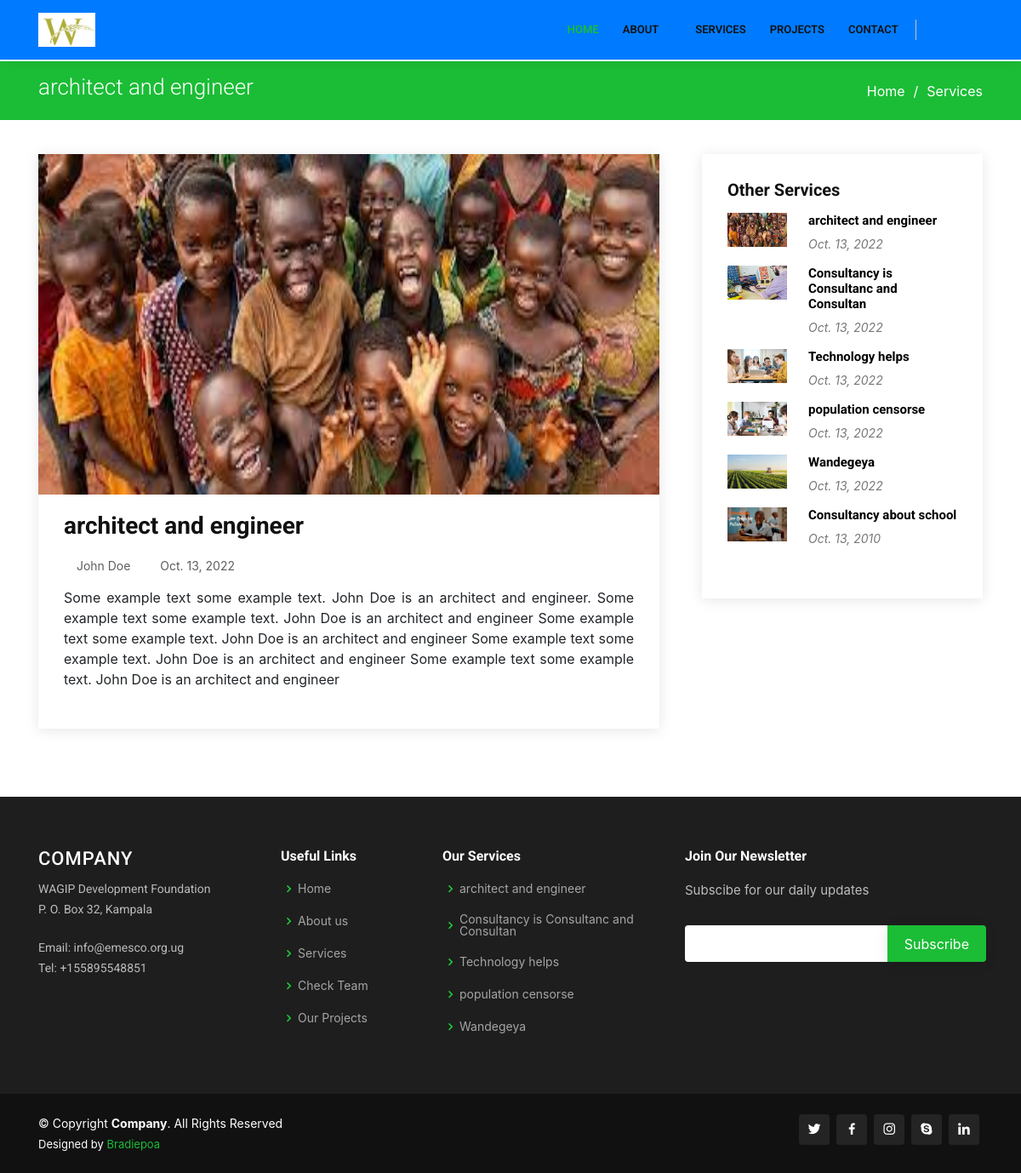
The page /service/1/ on the database its author committed.
### mainweb/models.py (models this page shows, shortened)
class Service(models.Model):
    name = models.CharField(max_length=200,unique=True)
    category = models.ForeignKey(serviceCategory, on_delete=models.CASCADE,)
    image = models.ImageField(upload_to ='services')
    description = RichTextField()
    created_by = models.CharField(max_length=200)
    is_published = models.BooleanField(default=True)
    date = models.DateField(auto_now_add=False, auto_now=False)
    date_created = models.DateField(auto_now_add=True, auto_now=False)
    laste_update = models.DateField(auto_now_add=False, auto_now=True)
    class Meta:
        verbose_name_plural = '15. Services'
    @property
    def imageURL(self):
        try:
            url = self.image.url
        except:
            url = ''
        return url

class Location(models.Model):
    Company_name = models.CharField(max_length=200,unique=True)
    P_o_box_no = models.CharField(max_length=200,unique=True)
    date_created = models.DateField(auto_now_add=True, auto_now=False)
    laste_update = models.DateField(auto_now_add=False, auto_now=True)
    class Meta:
        verbose_name_plural = '03. Location'

class Email(models.Model):
    email= models.EmailField(unique=True)
    describe_email = models.CharField(max_length=200)
    date_created = models.DateField(auto_now_add=True, auto_now=False)
    laste_update = models.DateField(auto_now_add=False, auto_now=True)
    class Meta:
        verbose_name_plural = '02. Emails'

class OfficePhone(models.Model):
    Phone_number= models.CharField(max_length=13, unique=True)
    describe_Phone_number = models.CharField(max_length=200)
    date_created = models.DateField(auto_now_add=True, auto_now=False)
    laste_update = models.DateField(auto_now_add=False, auto_now=True)
    class Meta:
        verbose_name_plural = '01. Office Phone'

### mainweb/views.py (the view)
# urls.py: path('service/<str:pk>/', views.serviceDetail, name='service'),
def serviceDetail(request,pk):
	services = Service.objects.get(id=pk)
	serv = Service.objects.order_by('-date').filter(is_published=True)
	querryset = Service.objects.order_by('-date').filter(is_published=True)
	locate = Location.objects.all().order_by('-date_created')
	emailz = Email.objects.all().order_by('-date_created')
	phones = OfficePhone.objects.all().order_by('-date_created')
	context = {'services':services, 'serv':serv,'querryset':querryset,'locate':locate,'emailz':emailz,'phones':phones}
	return render(request, 'mainweb/service.html',context)

### mainweb/templates/mainweb/service.html (shortened to what this page needs)
{% extends 'mainweb/main.html' %}
{% load static %}
{% block content %}
<main id="main">
	<main id="main">
    <section id="breadcrumbs" class="breadcrumbs">
      <div class="container">
        <div class="d-flex justify-content-between align-items-center">
          <h2>{{services.name}}</h2>
          <ol>
            <li><a href="/">Home</a></li>
            <li>Services</li>
          </ol>
        </div>
      </div>
    </section>
    <section id="blog" class="blog">
      <div class="container">
        <div class="row">
          <div class="col-lg-8 entries">
            <article class="entry" data-aos="fade-up">
              <div class="entry-img">
                <img style="width: 800px; height: 400px;" src="{{services.imageURL}}" alt="" class="img-fluid">
              </div>
              <h2 class="entry-title">
                <a href="">{{services.name}}</a>
              </h2>
              <div class="entry-meta">
                <ul>
                  <li class="d-flex align-items-center"><i class="icofont-user"></i> <a href="">John Doe</a></li>
                  <li class="d-flex align-items-center"><i class="icofont-wall-clock"></i> <a href=""><time datetime="2020-01-01">{{services.date}}</time></a></li>
                </ul>
              </div>
              <div class="entry-content">
                <p class="text-justify">
                 {{services.description}}
                </p>
              </div>
            </article>
          </div>
          <div class="col-lg-4">
            <div class="sidebar" data-aos="fade-left">
              <h3 class="sidebar-title">Other Services</h3>
              <div class="sidebar-item recent-posts">
                {% for others in serv|slice:":8" %}
                <div class="post-item clearfix">
                  <img style="width: 70px; height: 40px;" src="{{ others.imageURL }}" alt="">
                  <h4><a href="{% url 'mainweb:service' others.id %}">{{others.name}}</a></h4>
                  <time datetime="2020-01-01">{{ others.date }}</time>
                </div>
                {% endfor %}
              </div>
              </div>
            </div>
          </div>
        </div>
    </section>
</main>
{% endblock content %}

### mainweb/templates/mainweb/footer.html
  <footer id="footer">
    <div class="footer-top">
      <div class="container">
        <div class="row">
          <div class="col-lg-3 col-md-6 footer-contact">
            <h3>Company</h3>
          {% for location in locate|slice:":1" %}
            <p>{{ location.Company_name }}</p>
            <p>{{ location.P_o_box_no }} </p>
          {% endfor %}
          <br>
          {% for emails in emailz|slice:":1" %}
            <p>Email: {{emails.email}}</p>
          {% endfor %}
          {% for phone in phones|slice:":1" %}
           <p>Tel: {{phone.Phone_number}}</p>
          {% endfor %}
          </div>
          <div class="col-lg-2 col-md-6 footer-links">
            <h4>Useful Links</h4>
            <ul>
              <li><i class="bx bx-chevron-right"></i> <a href="/">Home</a></li>
              <li><i class="bx bx-chevron-right"></i> <a href="{% url 'mainweb:aboutpage' %}">About us</a></li>
              <li><i class="bx bx-chevron-right"></i> <a href="{% url 'mainweb:servicespage' %}">Services</a></li>
              <li><i class="bx bx-chevron-right"></i> <a href="{% url 'mainweb:teampage' %}">Check Team</a></li>
              <li><i class="bx bx-chevron-right"></i> <a href="#">Our Projects</a></li>
            </ul>
          </div>
          <div class="col-lg-3 col-md-6 footer-links">
            <h4>Our Services</h4>
            <ul>
              {% for serv in querryset|slice:"5" %}
              <li><i class="bx bx-chevron-right"></i> <a href="{% url 'mainweb:service' serv.id %}">{{serv.name}}</a></li>
              {% endfor %}
            </ul>
          </div>
          <div class="col-lg-4 col-md-6 footer-newsletter">
            <h4>Join Our Newsletter</h4>
            <p>Subscibe for our daily updates</p>
            <form action="" method="">
              <input type="email" name="email"><input type="submit" value="Subscribe">
            </form>
          </div>
        </div>
      </div>
    </div>
    <div class="container d-md-flex py-4">
      <div class="mr-md-auto text-center text-md-left">
        <div class="copyright">
          &copy; Copyright <strong><span>Company</span></strong>. All Rights Reserved
        </div>
        <div class="credits">
          Designed by <a href="">Bradiepoa</a>
        </div>
      </div>
      <div class="social-links text-center text-md-right pt-3 pt-md-0">
        <a href="#" class="twitter"><i class="bx bxl-twitter"></i></a>
        <a href="#" class="facebook"><i class="bx bxl-facebook"></i></a>
        <a href="#" class="instagram"><i class="bx bxl-instagram"></i></a>
        <a href="#" class="google-plus"><i class="bx bxl-skype"></i></a>
        <a href="#" class="linkedin"><i class="bx bxl-linkedin"></i></a>
      </div>
    </div>
  </footer>

### static/assets/css/style.css (style rules this page uses)
a { color: #1bbd36; }
h1, h2, h3, h4, h5, h6 { font-family: "Roboto", sans-serif; }
section { padding: 60px 0; overflow: hidden; }
.breadcrumbs { padding: 15px 0; background: #1bbd36; min-height: 40px; margin-top: 72px; }
.breadcrumbs h2 { font-size: 26px; font-weight: 300; color: #fff; }
.breadcrumbs ol { display: flex; flex-wrap: wrap; list-style: none; padding: 0; margin: 0; color: #fff; }
.breadcrumbs ol a { color: #fff; }
.breadcrumbs ol li + li { padding-left: 10px; }
.breadcrumbs ol li + li::before { display: inline-block; padding-right: 10px; color: #fff; content: "/"; }
.blog { padding: 40px 0 20px 0; }
.blog .entry { padding: 30px; margin-bottom: 60px; box-shadow: 0px 2px 15px rgba(0, 0, 0, 0.1); }
.blog .entry .entry-img { max-height: 400px; margin: -30px -30px 20px -30px; overflow: hidden; }
.blog .entry .entry-title { font-size: 28px; font-weight: bold; padding: 0; margin: 0 0 20px 0; }
.blog .entry .entry-title a { color: #111; transition: 0.3s; }
.blog .entry .entry-meta { margin-bottom: 15px; color: #aaaaaa; }
.blog .entry .entry-meta ul { display: flex; flex-wrap: wrap; list-style: none; padding: 0; margin: 0; }
.blog .entry .entry-meta ul li + li { padding-left: 20px; }
.blog .entry .entry-meta i { font-size: 14px; padding-right: 4px; }
.blog .entry .entry-meta a { color: #5e5e5e; font-size: 14px; display: inline-block; line-height: 20px; transition: 0.3s; }
.blog .entry .entry-content p { line-height: 24px; }
.blog .sidebar { padding: 30px; margin: 0 0 60px 20px; box-shadow: 0px 2px 15px rgba(0, 0, 0, 0.1); }
.blog .sidebar .sidebar-title { font-size: 20px; font-weight: 700; padding: 0 0 0 0; margin: 0 0 15px 0; color: #111; position: relative; }
.blog .sidebar .sidebar-item { margin-bottom: 30px; }
.blog .sidebar .recent-posts .post-item + .post-item { margin-top: 15px; }
.blog .sidebar .recent-posts img { width: 80px; float: left; }
.blog .sidebar .recent-posts h4 { font-size: 15px; margin-left: 95px; font-weight: bold; }
.blog .sidebar .recent-posts h4 a { color: black; transition: 0.3s; }
.blog .sidebar .recent-posts time { display: block; margin-left: 95px; font-style: italic; font-size: 14px; color: #777777; }
#footer { color: #fff; font-size: 14px; background: #111; }
#footer .footer-top { padding: 60px 0 30px 0; background: #1e1e1e; }
#footer .footer-top .footer-contact { margin-bottom: 30px; }
#footer .footer-top .footer-contact h3 { font-size: 22px; margin: 0 0 10px 0; padding: 2px 0 2px 0; line-height: 1; font-weight: 500; letter-spacing: 1px; text-transform: uppercase; color: #fff; }
#footer .footer-top .footer-contact p { font-size: 14px; line-height: 24px; margin-bottom: 0; font-family: "Roboto", sans-serif; color: rgba(255, 255, 255, 0.7); }
#footer .footer-top h4 { font-size: 16px; font-weight: bold; color: #fff; position: relative; padding-bottom: 12px; }
#footer .footer-top .footer-links { margin-bottom: 30px; }
#footer .footer-top .footer-links ul { list-style: none; padding: 0; margin: 0; }
#footer .footer-top .footer-links ul i { padding-right: 2px; color: #1ed33c; font-size: 18px; line-height: 1; }
#footer .footer-top .footer-links ul li { padding: 10px 0; display: flex; align-items: center; }
#footer .footer-top .footer-links ul li:first-child { padding-top: 0; }
#footer .footer-top .footer-links ul a { color: rgba(255, 255, 255, 0.6); transition: 0.3s; display: inline-block; line-height: 1; }
#footer .footer-newsletter { font-size: 15px; color: rgba(255, 255, 255, 0.7); }
#footer .footer-newsletter h4 { font-size: 16px; font-weight: bold; color: #fff; position: relative; padding-bottom: 12px; }
#footer .footer-newsletter form { margin-top: 30px; background: #fff; padding: 6px 10px; position: relative; border-radius: 4px 0 0 4px; text-align: left; }
#footer .footer-newsletter form input[type="email"] { border: 0; padding: 4px 8px; width: calc(100% - 100px); }
#footer .footer-newsletter form input[type="submit"] { position: absolute; top: 0; right: -4px; bottom: 0; border: 0; background: none; font-size: 16px; padding: 0 20px; background: #1bbd36; color: #fff; transition: 0.3s; border-radius: 0 4px 4px 0; box-shadow: 0px 2px 15px rgba(0, 0, 0, 0.1); }
#footer .credits { padding-top: 5px; font-size: 13px; color: #fff; }
#footer .social-links a { font-size: 18px; display: inline-block; background: rgba(255, 255, 255, 0.08); color: #fff; line-height: 1; padding: 8px 0; margin-right: 4px; border-radius: 4px; text-align: center; width: 36px; height: 36px; transition: 0.3s; }

### rows shown on the page
Service: name "architect and engineer", imageURL (picture), date "Oct. 13, 2022", description "Some example text some example text. John Doe is an architect and engineer. Some example text some example text. John Doe is an architect and engineer Some example text some example text. John Doe is an architect and engineer Some example text some example text. John Doe is an architect and engineer Some example text some example text. John Doe is an architect and engineer"
Service: imageURL (picture), name "Consultancy is Consultanc and Consultan", date "Oct. 13, 2022"
Service: imageURL (picture), name "Technology helps", date "Oct. 13, 2022"
Service: imageURL (picture), name "population censorse", date "Oct. 13, 2022"
Service: imageURL (picture), name "Wandegeya", date "Oct. 13, 2022"
Service: imageURL (picture), name "Consultancy about school", date "Oct. 13, 2010"
Location: Company_name "WAGIP Development Foundation", P_o_box_no "P. O. Box 32, Kampala"
Email: email "info@emesco.org.ug"
OfficePhone: Phone_number "+155895548851"
